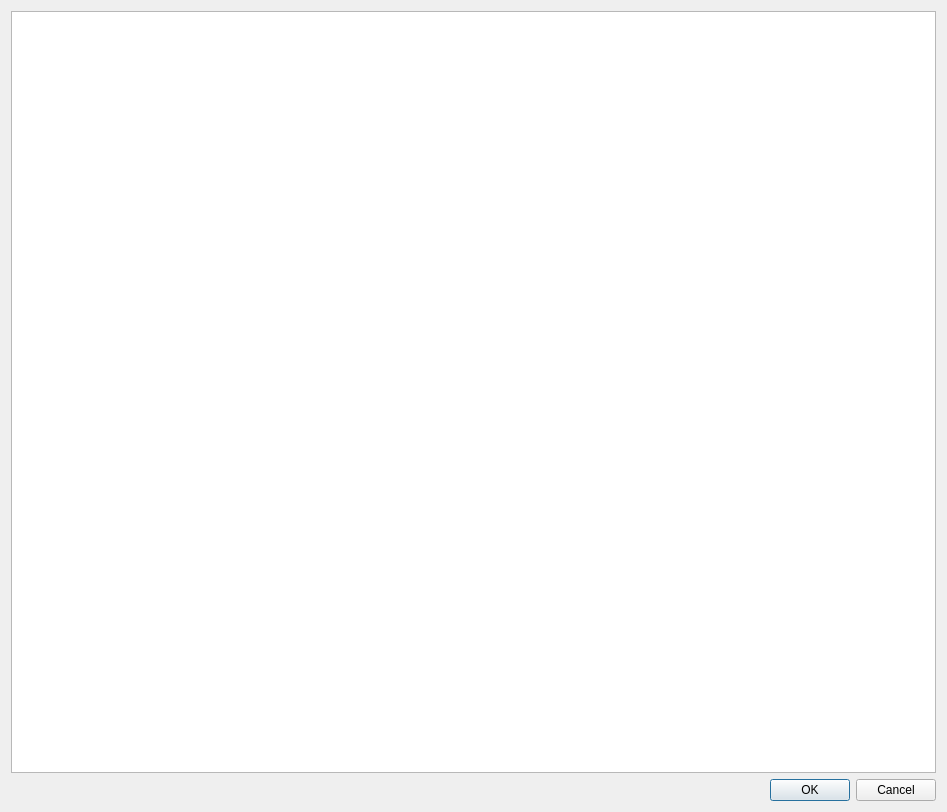
<?xml version="1.0" encoding="UTF-8"?>
<ui version="4.0">
 <class>DlgProgressResult</class>
 <widget class="QDialog" name="DlgProgressResult">
  <property name="geometry">
   <rect>
    <x>0</x>
    <y>0</y>
    <width>947</width>
    <height>812</height>
   </rect>
  </property>
  <property name="windowTitle">
   <string>Dialog</string>
  </property>
  <layout class="QVBoxLayout" name="verticalLayout">
   <item>
    <widget class="QGraphicsView" name="graphicsView"/>
   </item>
   <item>
    <widget class="QDialogButtonBox" name="btnAcceptCancel">
     <property name="orientation">
      <enum>Qt::Horizontal</enum>
     </property>
     <property name="standardButtons">
      <set>QDialogButtonBox::Cancel|QDialogButtonBox::Ok</set>
     </property>
    </widget>
   </item>
  </layout>
 </widget>
 <resources/>
 <connections>
  <connection>
   <sender>btnAcceptCancel</sender>
   <signal>accepted()</signal>
   <receiver>DlgProgressResult</receiver>
   <slot>accept()</slot>
   <hints>
    <hint type="sourcelabel">
     <x>248</x>
     <y>254</y>
    </hint>
    <hint type="destinationlabel">
     <x>157</x>
     <y>274</y>
    </hint>
   </hints>
  </connection>
  <connection>
   <sender>btnAcceptCancel</sender>
   <signal>rejected()</signal>
   <receiver>DlgProgressResult</receiver>
   <slot>reject()</slot>
   <hints>
    <hint type="sourcelabel">
     <x>316</x>
     <y>260</y>
    </hint>
    <hint type="destinationlabel">
     <x>286</x>
     <y>274</y>
    </hint>
   </hints>
  </connection>
 </connections>
</ui>
